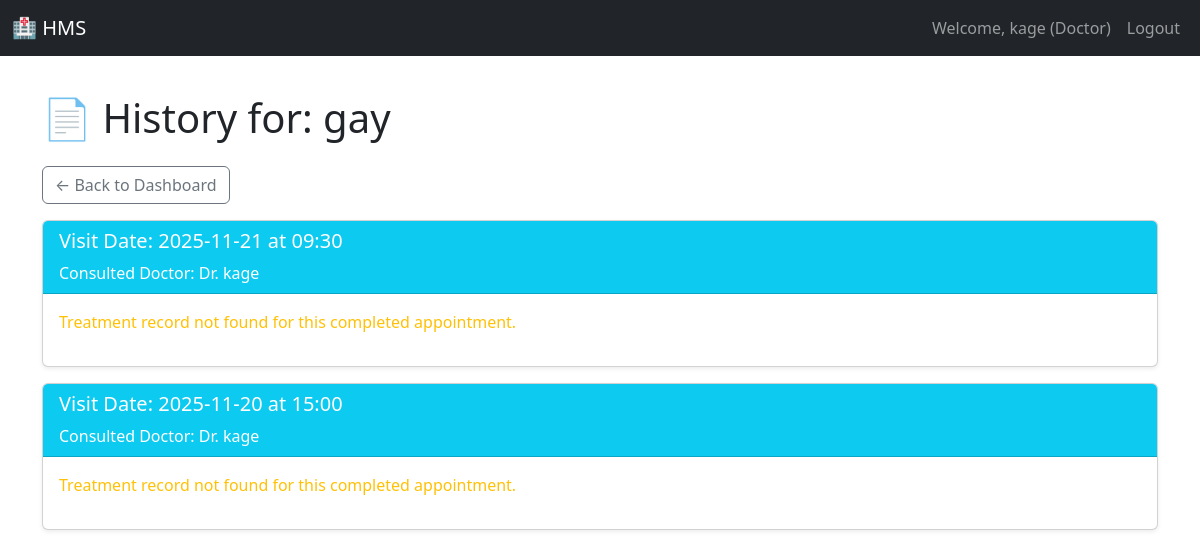
The page /doctor/patient_history/3 (signed in) on the database as committed earlier.
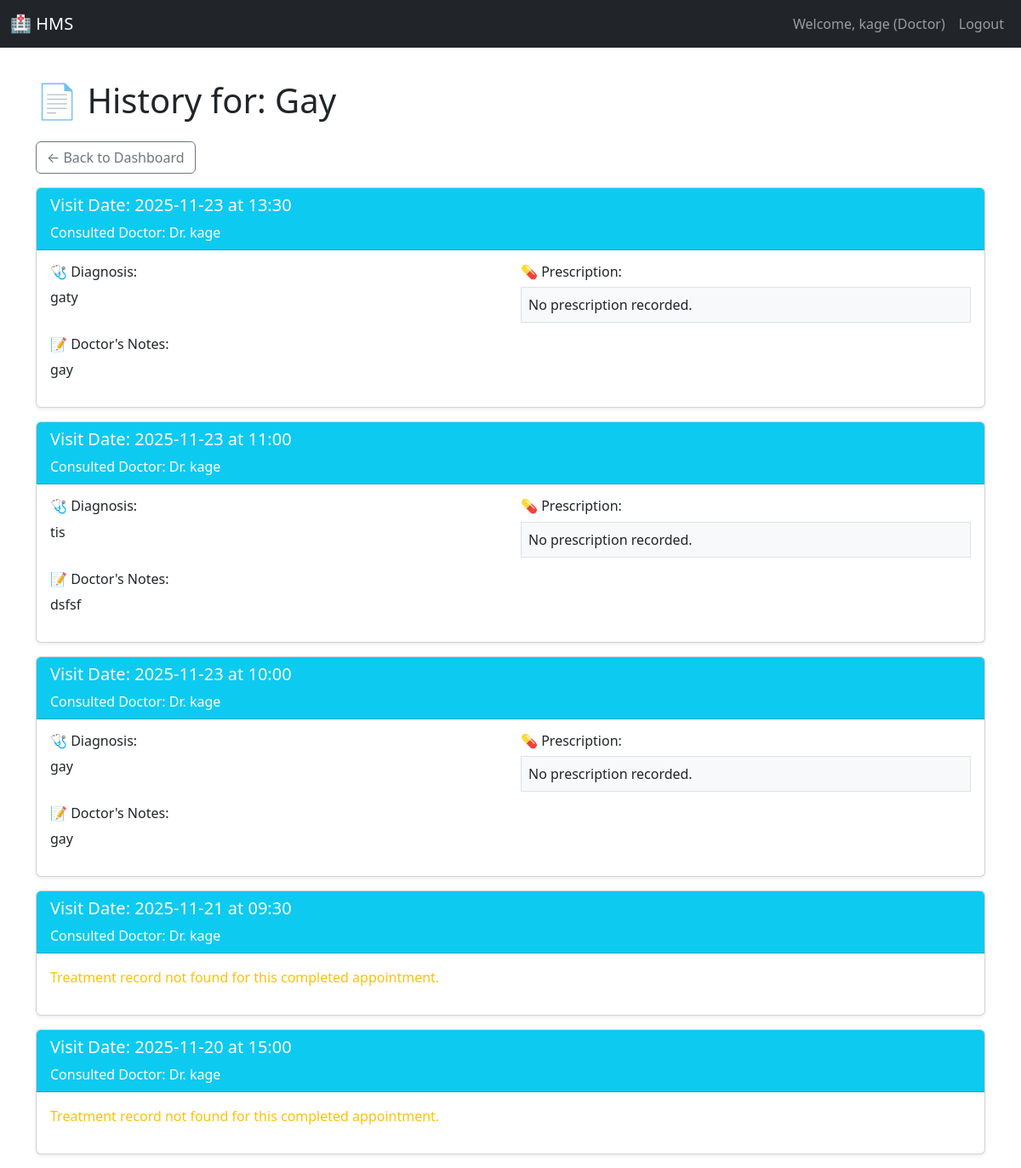
The same page on the database as committed later.
### models.py (models this page shows, shortened)
class User(UserMixin, db.Model):
    __tablename__ = 'user'
    id = db.Column(db.Integer, primary_key=True)
    username = db.Column(db.String(80), unique=True, nullable=False)
    password_hash = db.Column(db.String(128), nullable=False)
    role = db.Column(db.String(10), nullable=False)  # Admin, Doctor, Patient
    name = db.Column(db.String(100), nullable=False)
    contact_info = db.Column(db.String(100))
    is_active = db.Column(db.Boolean, default=True) # Used for blacklist/deactivation
    doctor_profile = db.relationship('Doctor', backref='user', uselist=False)
    patient_profile = db.relationship('Patient', backref='user', uselist=False)

class Appointment(db.Model):
    __tablename__ = 'appointment'
    id = db.Column(db.Integer, primary_key=True)
    patient_id = db.Column(db.Integer, db.ForeignKey('patient.user_id'), nullable=False)
    doctor_id = db.Column(db.Integer, db.ForeignKey('doctor.user_id'), nullable=False)
    date = db.Column(db.String(10), nullable=False)
    time = db.Column(db.String(5), nullable=False)
    status = db.Column(db.String(20), default='Booked') # Booked, Completed, Cancelled
    __table_args__ = (db.UniqueConstraint('doctor_id', 'date', 'time', name='_doctor_time_uc'),)
    treatment_record = db.relationship('Treatment', backref='appointment', uselist=False)

class MedicalRecord(db.Model):
    id = db.Column(db.Integer, primary_key=True)
    appointment_id = db.Column(db.Integer, db.ForeignKey('appointment.id'), unique=True, nullable=False)
    patient_id = db.Column(db.Integer, db.ForeignKey('patient.user_id'), nullable=False)
    doctor_id = db.Column(db.Integer, db.ForeignKey('doctor.user_id'), nullable=False)
    diagnosis = db.Column(db.Text, nullable=False)
    notes = db.Column(db.Text, nullable=True) # Treatment notes, prescriptions, etc.
    consultation_date = db.Column(db.String(10), nullable=False) # Store the date string
    appointment = db.relationship('Appointment', backref=db.backref('record', uselist=False))
    patient = db.relationship('Patient', backref='medical_records')
    doctor = db.relationship('Doctor', backref='consultations_given')

### app.py (the view)
@app.route('/doctor/patient_history/<int:patient_id>')
@role_required('Doctor')
def doctor_view_patient_history(patient_id):
    patient_user = User.query.get_or_404(patient_id)
    if patient_user.role != 'Patient':
        abort(404)
    history = Appointment.query.filter(
        Appointment.patient_id == patient_id,
        Appointment.status == 'Completed'
    ).order_by(Appointment.date.desc(), Appointment.time.desc()).all()
    return render_template('doctor_patient_history.html',
                            patient_name=patient_user.name,
                            history=history)

### app.py (called while the page is built)
@login_manager.user_loader
def load_user(user_id):
    return User.query.get(int(user_id))

def role_required(role):
    def wrapper(func):
        @login_required
        @functools.wraps(func)
        def decorated_view(*args, **kwargs):
            if current_user.role != role:
                flash('Access denied. You do not have the required permissions.', 'danger')
                return redirect(url_for('dashboard'))
            return func(*args, **kwargs)
        return decorated_view
    return wrapper

### templates/doctor_patient_history.html (shortened to what this page needs)
{% extends "base.html" %}
{% block content %}
<h1 class="mb-4">📄 History for: {{ patient_name }}</h1>
<a href="{{ url_for('doctor_dashboard') }}" class="btn btn-outline-secondary mb-3">← Back to Dashboard</a>
{% for appt in history %}
<div class="card mb-3 shadow-sm">
    <div class="card-header bg-info text-white">
        <h5>Visit Date: {{ appt.date }} at {{ appt.time }}</h5>
        <p class="m-0">Consulted Doctor: Dr. {{ appt.doctor.user.name }}</p>
    </div>
    <div class="card-body">
        {% if appt.record %}
            <div class="row">
                <div class="col-md-6">
                    <h6>🩺 Diagnosis:</h6>
                    <p>{{ appt.record.diagnosis | default("N/A", true) }}</p>
                </div>
                <div class="col-md-6">
                    <h6>💊 Prescription:</h6>
                    <p class="border p-2 bg-light">{{ appt.record.prescription | default("No prescription recorded.", true) }}</p>
                </div>
            </div>
            <h6>📝 Doctor's Notes:</h6>
            <p class="text-gray-700 leading-relaxed whitespace-pre-wrap">{{ appt.record.notes | default("No additional notes.", true) }}</p>
        {% else %}
            <p class="text-warning">Treatment record not found for this completed appointment.</p>
        {% endif %}
    </div>
</div>
{% else %}
<div class="alert alert-info">No completed appointment history found for this patient.</div>
{% endfor %}
{% endblock %}

### templates/base.html (shortened to what this page needs)
<!DOCTYPE html>
<html lang="en">
<head>
    <link href="https://cdn.jsdelivr.net/npm/bootstrap@5.3.3/dist/css/bootstrap.min.css" rel="stylesheet">
</head>
<body>
    <nav class="navbar navbar-expand-lg navbar-dark bg-dark fixed-top">
        <div class="container-fluid">
            <a class="navbar-brand" href="{{ url_for('dashboard') }}">🏥 HMS</a>
            <div class="collapse navbar-collapse" id="navbarNav">
                <ul class="navbar-nav ms-auto">
                    {% if current_user.is_authenticated %}
                    <li class="nav-item">
                        <span class="nav-link">Welcome, {{ current_user.name }} ({{ current_user.role }})</span>
                    </li>
                    <li class="nav-item">
                        <a class="nav-link btn btn-sm btn-outline-light" href="{{ url_for('logout') }}">Logout</a>
                    </li>
                    {% endif %}
                </ul>
            </div>
        </div>
    </nav>
    <div class="container mt-4">
        {% block content %}{% endblock %}
    </div>
</body>
</html>

### templates/base.html (style rules this page uses)
body { padding-top: 70px; }

Rows that differ between the two databases and show on the page:
changed User: name "gay" → "Gay"
added Appointment: date "2025-11-23", time "13:30", doctor.user.name "kage", record.diagnosis "gaty", record.prescription "No prescription recorded.", record.notes "gay"
added Appointment: date "2025-11-23", time "11:00", doctor.user.name "kage", record.diagnosis "tis", record.prescription "No prescription recorded.", record.notes "dsfsf"
added Appointment: date "2025-11-23", time "10:00", doctor.user.name "kage", record.diagnosis "gay", record.prescription "No prescription recorded.", record.notes "gay"
